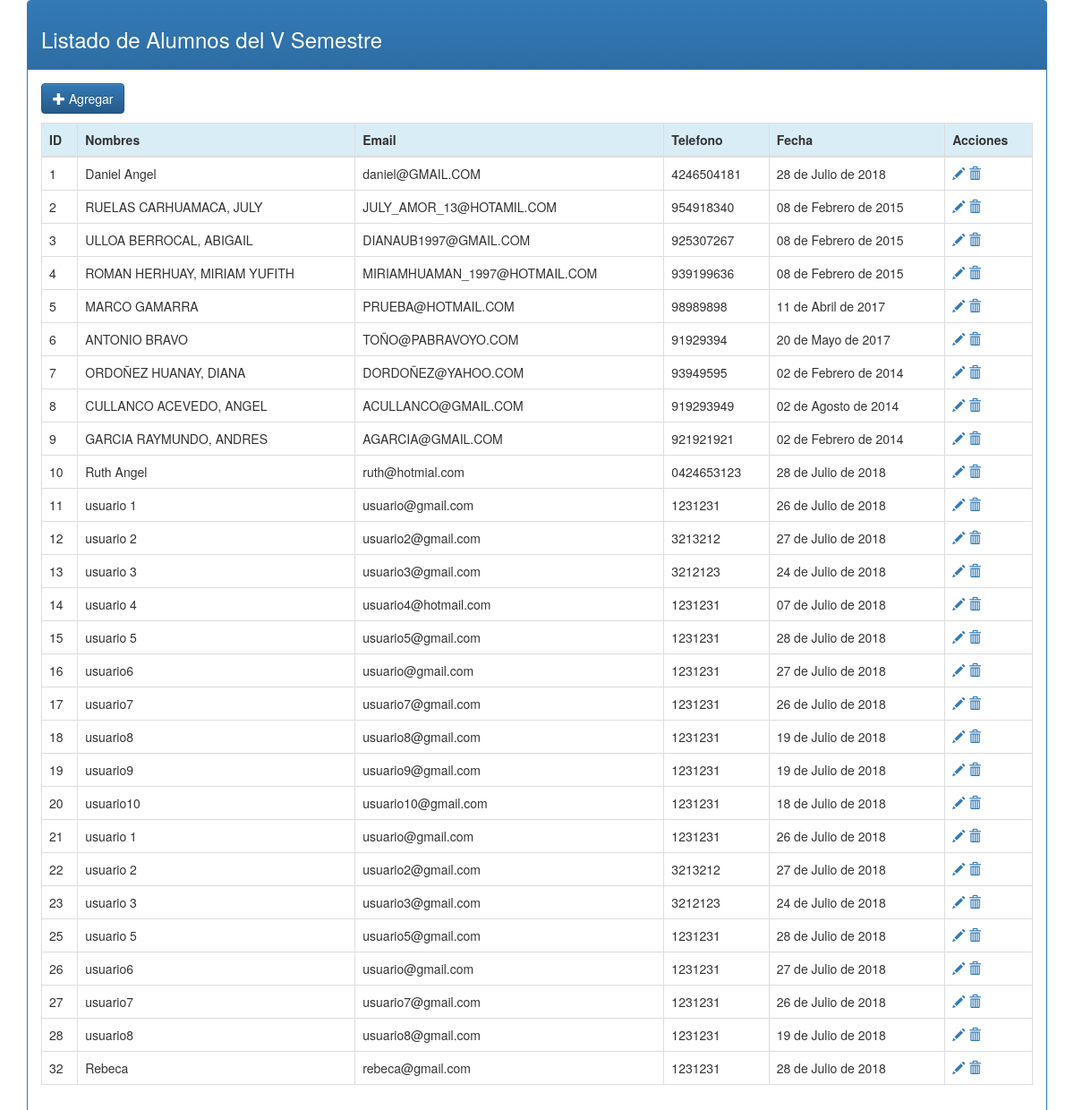
The page / on the database its author committed.
### tables this page shows
CREATE TABLE `usuarios` (
  `id` int(11) NOT NULL,
  `nombre` varchar(50) DEFAULT NULL,
  `correo` varchar(50) NOT NULL,
  `telefono` varchar(20) NOT NULL,
  `fecha` date NOT NULL
);

### clases/conectar.php (called while the page is built)
<?php
	class conectar
	{
		private $cn;
		public function conectar(){
			$this->cn=new mysqli('localhost','root','','crud_php');
        	return $this->cn;
		}
		public function setNames(){
			return $this->cn->query("SET NAMES 'utf8'");
		}
	}
 ?>

### clases/alumnos.php (called while the page is built, shortened)
<?php
require_once("conectar.php");
require_once("helpers.php");
class usuarios extends conectar
{
    private $db;
    public function __construct(){
        $this->db=parent::conectar();
    }
    public function getDatos(){
        $sql="select id,nombre,correo,telefono,fecha
            from
            usuarios;
            ";
       $datos= $this->db->query($sql);
       $arreglo=array();
       while($reg=$datos->fetch_object())
       {
            $arreglo[]=$reg;
       }
       return $arreglo;
    }
  }
 ?>

### clases/helpers.php (called while the page is built, shortened)
<?php
class Helpers
{
    public static function fecha($fecha)
    {
   	    $dia=substr($fecha,8,2);
		$mes=substr($fecha,5,2);
		$anio=substr($fecha,0,4);
        switch ($mes){
        	case '02':
        	$mes="Febrero";
        	break;
        	case '04':
        	$mes="Abril";
        	break;
        	case '05':
        	$mes="Mayo";
        	break;
        	case '07':
        	$mes="Julio";
        	break;
        	case '08':
        	$mes="Agosto";
        	break;
        }
        $fecha=$dia." de ".$mes." de ".$anio;
        return $fecha;
    }
}

### index.php (the view, shortened to what this page needs)
<?php
	require_once("clases/alumnos.php");
	$usuario=new usuarios();
	$u=$usuario->getDatos();
 ?>
<!DOCTYPE html>
<html>
<head>
	<link rel="stylesheet" type="text/css" href="css/bootstrap.css">
    <link rel="stylesheet" type="text/css" href="css/bootstrap.min.css">
    <link rel="stylesheet" type="text/css" href="css/bootstrap-theme.css">
    <link rel="stylesheet" type="text/css" href="css/bootstrap-theme.min.css">
</head>
<body>
	<div class="container">
		<div class="panel panel-primary">
			<div class="panel-heading">
				<h3>Listado de Alumnos del V Semestre</h3>
			</div>
			<div class="panel-body">
				<p>
					<a href="agregar.php" class="btn btn-primary"><span class="glyphicon glyphicon-plus" aria-hidden="true"></span> Agregar</a>
				</p>
				<table class="table table-bordered">
						<thead>
							<tr class="info">
								<th>ID</th>
								<th>Nombres</th>
								<th>Email</th>
								<th>Telefono</th>
								<th>Fecha</th>
								<th>Acciones</th>
							</tr>
						</thead>
						<tbody>
							<?php
								foreach($u as $dato) {
							 ?>
							 <tr>
							 	<td><?php echo $dato->id ?></td>
							 	<td><?php echo $dato->nombre ?></td>
							 	<td><?php echo $dato->correo ?></td>
							 	<td><?php echo $dato->telefono ?></td>
							 	<td><?php echo Helpers::fecha($dato->fecha) ?></td>
							 	<td>
							 		<a href="editar.php?id=<?php echo $dato->id ?>"><span class="glyphicon glyphicon-pencil" aria-hidden="true"></span></a>
							 		<a href="javascript:void(0);"onclick="eliminar('eliminar.php?id=<?php echo $dato->id?>');"><span class="glyphicon glyphicon-trash" aria-hidden="true"></span></a>
							 	</td>
							 </tr>
							 <?php
							 	}
							 ?>
						</tbody>
				</table>
			</div>
		</div>
	</div>
</body>
</html>

### rows shown on the page
usuarios: id "1", nombre "Daniel Angel", correo "daniel@GMAIL.COM", telefono "4246504181", fecha "28 de Julio de 2018"
usuarios: id "2", nombre "RUELAS CARHUAMACA, JULY", correo "JULY_AMOR_13@HOTAMIL.COM", telefono "954918340", fecha "08 de Febrero de 2015"
usuarios: id "3", nombre "ULLOA BERROCAL, ABIGAIL", correo "DIANAUB1997@GMAIL.COM", telefono "925307267", fecha "08 de Febrero de 2015"
usuarios: id "4", nombre "ROMAN HERHUAY, MIRIAM YUFITH", correo "MIRIAMHUAMAN_1997@HOTMAIL.COM", telefono "939199636", fecha "08 de Febrero de 2015"
usuarios: id "5", nombre "MARCO GAMARRA", correo "PRUEBA@HOTMAIL.COM", telefono "98989898", fecha "11 de Abril de 2017"
usuarios: id "6", nombre "ANTONIO BRAVO", correo "TOÑO@PABRAVOYO.COM", telefono "91929394", fecha "20 de Mayo de 2017"
usuarios: id "7", nombre "ORDOÑEZ HUANAY, DIANA", correo "DORDOÑEZ@YAHOO.COM", telefono "93949595", fecha "02 de Febrero de 2014"
usuarios: id "8", nombre "CULLANCO ACEVEDO, ANGEL", correo "ACULLANCO@GMAIL.COM", telefono "919293949", fecha "02 de Agosto de 2014"
usuarios: id "9", nombre "GARCIA RAYMUNDO, ANDRES", correo "AGARCIA@GMAIL.COM", telefono "921921921", fecha "02 de Febrero de 2014"
usuarios: id "10", nombre "Ruth Angel", correo "ruth@hotmial.com", telefono "0424653123", fecha "28 de Julio de 2018"
usuarios: id "11", nombre "usuario 1", correo "usuario@gmail.com", telefono "1231231", fecha "26 de Julio de 2018"
usuarios: id "12", nombre "usuario 2", correo "usuario2@gmail.com", telefono "3213212", fecha "27 de Julio de 2018"
usuarios: id "13", nombre "usuario 3", correo "usuario3@gmail.com", telefono "3212123", fecha "24 de Julio de 2018"
usuarios: id "14", nombre "usuario 4", correo "usuario4@hotmail.com", telefono "1231231", fecha "07 de Julio de 2018"
usuarios: id "15", nombre "usuario 5", correo "usuario5@gmail.com", telefono "1231231", fecha "28 de Julio de 2018"
usuarios: id "16", nombre "usuario6", correo "usuario@gmail.com", telefono "1231231", fecha "27 de Julio de 2018"
usuarios: id "17", nombre "usuario7", correo "usuario7@gmail.com", telefono "1231231", fecha "26 de Julio de 2018"
usuarios: id "18", nombre "usuario8", correo "usuario8@gmail.com", telefono "1231231", fecha "19 de Julio de 2018"
usuarios: id "19", nombre "usuario9", correo "usuario9@gmail.com", telefono "1231231", fecha "19 de Julio de 2018"
usuarios: id "20", nombre "usuario10", correo "usuario10@gmail.com", telefono "1231231", fecha "18 de Julio de 2018"
usuarios: id "21", nombre "usuario 1", correo "usuario@gmail.com", telefono "1231231", fecha "26 de Julio de 2018"
usuarios: id "22", nombre "usuario 2", correo "usuario2@gmail.com", telefono "3213212", fecha "27 de Julio de 2018"
usuarios: id "23", nombre "usuario 3", correo "usuario3@gmail.com", telefono "3212123", fecha "24 de Julio de 2018"
usuarios: id "25", nombre "usuario 5", correo "usuario5@gmail.com", telefono "1231231", fecha "28 de Julio de 2018"
usuarios: id "26", nombre "usuario6", correo "usuario@gmail.com", telefono "1231231", fecha "27 de Julio de 2018"
usuarios: id "27", nombre "usuario7", correo "usuario7@gmail.com", telefono "1231231", fecha "26 de Julio de 2018"
usuarios: id "28", nombre "usuario8", correo "usuario8@gmail.com", telefono "1231231", fecha "19 de Julio de 2018"
usuarios: id "32", nombre "Rebeca", correo "rebeca@gmail.com", telefono "1231231", fecha "28 de Julio de 2018"
